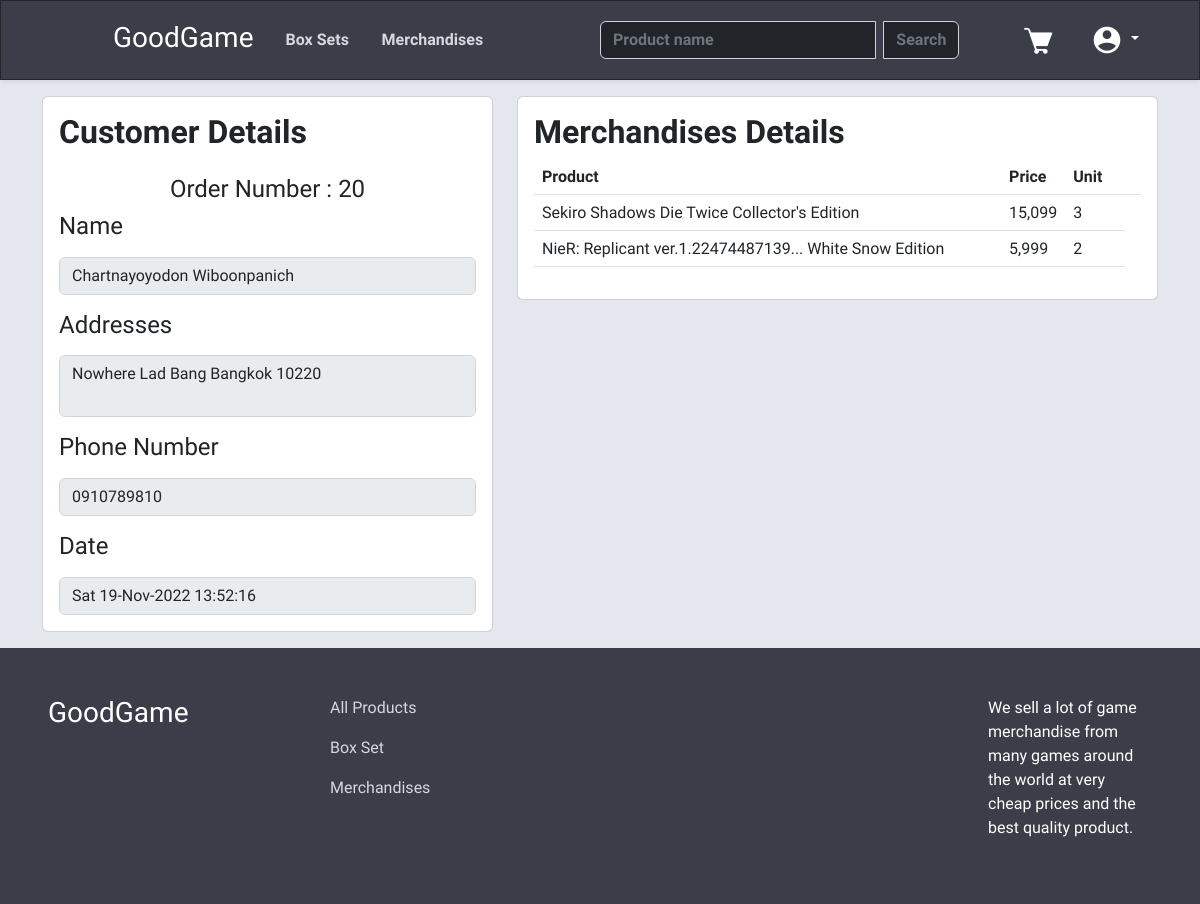
/orderdetail.php?id=20 (signed in), run on the app's committed database.
### tables this page shows
CREATE TABLE "Order" (
	"Order_ID"	INTEGER NOT NULL,
	"CustomerID"	INTEGER NOT NULL,
	"Order_Status"	TEXT,
	"Ord_name"	TEXT,
	"Ord_lname"	TEXT,
	"Ord_address"	TEXT,
	"Ord_city"	TEXT,
	"Ord_province"	TEXT,
	"Ord_post"	TEXT,
	"Ord_phone"	TEXT,
	"Ord_total"	INTEGER,
	"Ord_date"	TEXT,
	PRIMARY KEY("Order_ID" AUTOINCREMENT)
);

CREATE TABLE "Merchandise" (
	"ID"	INTEGER NOT NULL,
	"NameProduct"	TEXT,
	"Price"	INTEGER,
	"StrPrice"	TEXT,
	"Type"	TEXT,
	"Title"	TEXT,
	"Description"	TEXT,
	"Details1"	TEXT,
	"Details2"	TEXT,
	"Details3"	TEXT,
	"Details4"	TEXT,
	"Details5"	TEXT,
	"Details6"	TEXT,
	"Details7"	TEXT,
	"Details8"	TEXT,
	"Details9"	TEXT,
	"Details10"	TEXT,
	PRIMARY KEY("ID" AUTOINCREMENT)
);

CREATE TABLE "OrderDetail" (
	"ID"	INTEGER NOT NULL,
	"Order_ID"	INTEGER,
	"CustomerID"	INTEGER,
	"P_id"	INTEGER,
	"P_value"	INTEGER,
	"Order_qtn"	INTEGER,
	PRIMARY KEY("ID" AUTOINCREMENT)
);

### orderdetail.php (the view, shortened to what this page needs)
<?php
include "navbar.php";
$sql2 = "SELECT * FROM 'OrderDetail' WHERE Order_ID =" . $_GET['id'] . "";
$result2 = $db->query($sql2);
?>
<html lang="en">
<head>
    <link href="stylesorderdetail.css" rel="stylesheet">
    <link rel="stylesheet" href="stylesnavfoot.css">
</head>
<body>
    <div class="container-fluid main-container">
        <div class="container mt-3 mb-3">
            <div class="row">
                <div class="col-5">
                    <div class="card">
                        <div class="card-body">
                            <h2 class="card-title fw-bold">Customer Details</h2>
                            <?php
                            $sql = "SELECT * FROM 'Order' WHERE Order_ID = " . $_GET['id'] . "";
                            $result = $db->query($sql);
                            if (!$result) {
                                echo $db->lastErrorMsg();
                            } else {
                                while ($ord = $result->fetchArray(SQLITE3_ASSOC)) {
                                    echo "<h4 class='mt-4 text-center'>Order Number : " . $ord['Order_ID'] . "</h4>";
                                    echo "<div class='mb-3'><label for='customername' class='form-label'><h4>Name</h4></label>";
                                    echo "<input type='text' class='form-control' id='customername' disabled value='" . $ord['Ord_name'] . " " . $ord['Ord_lname'] . "'></div>";
                                    echo "<div class='mb-3'><label for='customeraddresses' class='form-label'><h4>Addresses</h4></label><textarea class='form-control' id='customeraddresses' disabled>" . $ord['Ord_address'] . " ";
                                    echo $ord['Ord_city'] . " ";
                                    echo $ord['Ord_province'] . " ";
                                    echo $ord['Ord_post'] . " ";
                                    echo "</textarea></div>";
                                    echo "<div class='mb-3'><label for='customerphonenumber' class='form-label'><h4>Phone Number</h4></label>";
                                    echo "<input type='text' class='form-control' id='customerphonenumber' disabled value='" . $ord['Ord_phone'] . "'></div>";
                                    echo "<div><label for='customerdate' class='form-label'><h4>Date</h4></label>";
                                    echo "<input type='text' class='form-control' id='customerdate' disabled value='" . $ord['Ord_date'] . "'></div>";
                                }
                            }
                            ?>
                        </div>
                    </div>
                </div>
                <div class="col-7">
                    <div class="card">
                        <div class="card-body">
                            <h2 class="card-title fw-bold">Merchandises Details</h2>
                            <table class="table cart-table">
                                <thead>
                                    <tr>
                                        <th class="orderdetail-list-product">Product</th>
                                        <th class="orderdetail-list-price">Price</th>
                                        <th class="orderdetail-list-unit">Unit</th>
                                        <th class="cart-list-delete"></th>
                                    </tr>
                                </thead>
                                <tbody>
                                    <?php
                                    while ($item = $result2->fetchArray(SQLITE3_ASSOC)) {
                                        $sql3 = "SELECT * FROM 'Merchandise' WHERE ID = " . $item['P_id'] . "";
                                        $result3 = $db->query($sql3);
                                        if (!$result3) {
                                            echo $db->lastErrorMsg();
                                        } else {
                                            while ($product = $result3->fetchArray(SQLITE3_ASSOC)) {
                                                echo "<tr>";
                                                echo "<td>" . $product['NameProduct'] . "</td>";
                                                echo "<td>" . number_format($product['Price']) . "</td>";
                                                echo "<td>" . $item['Order_qtn'] . "</td>";
                                                echo "</tr>";
                                            }
                                        }
                                    }
                                    ?>
                                </tbody>
                            </table>
                        </div>
                    </div>
                </div>
            </div>
        </div>
    </div>
    <footer class="main-navbar">
        <div class="container-fluid p-5">
            <div class="row">
                <div class="col-3">
                    <h3><a class="nav-link text-white" href="index.php">GoodGame</a></h3>
                </div>
                <div class="col-7">
                    <a class="nav-link web-text-color pb-3" href="filter.php?filter_type=None">All Products</a>
                    <a class="nav-link web-text-color pb-3" href="filter.php?filter_type=Box Set">Box Set</a>
                    <a class="nav-link web-text-color pb-3" href="filter.php?filter_type=Merchandise">Merchandises</a>
                </div>
                <div class="col-2">
                    <p class="text-white">We sell a lot of game merchandise from many games around the world at very cheap prices and the best quality product.</p>
                </div>
            </div>
        </div>
    </footer>
</body>
</html>

### stylesnavfoot.css (style rules this page uses)
.web-text-color { color: rgba(213, 216, 223) !important; }
.main-navbar { background-color: rgba(59, 62, 72); }

### stylesorderdetail.css (style rules this page uses)
body { font-family: 'Chakra Petch', sans-serif !important; }
.main-container { background-color: rgb(228, 231, 237); display: flex; min-height: 70%; }
textarea { resize: none; }
.orderdetail-list-product { width: 80%; }
.orderdetail-list-price { width: 10%; }
.orderdetail-list-unit { width: 10%; }

### data on the page
order: Order_ID "20", Ord_name+Ord_lname "Chartnayoyodon Wiboonpanich", Ord_address+Ord_city+Ord_province "Nowhere Lad Bang Bangkok 10220", Ord_phone "0910789810", Ord_date "Sat 19-Nov-2022 13:52:16"
orderdetail: Order_qtn "3"
merchandise: NameProduct "Sekiro Shadows Die Twice Collector's Edition", Price "15,099"
orderdetail: Order_qtn "2"
merchandise: NameProduct "NieR: Replicant ver.1.22474487139... White Snow Edition", Price "5,999"
